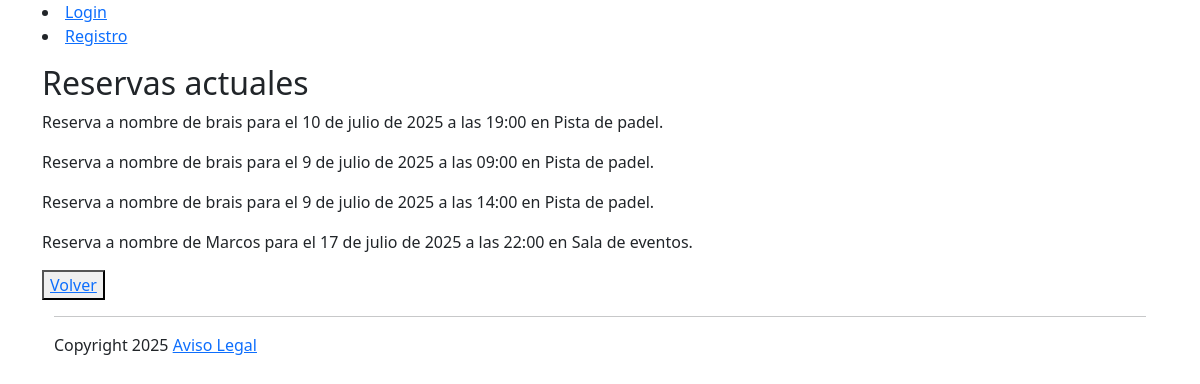
The page /reserva/all/ on the database as committed earlier.
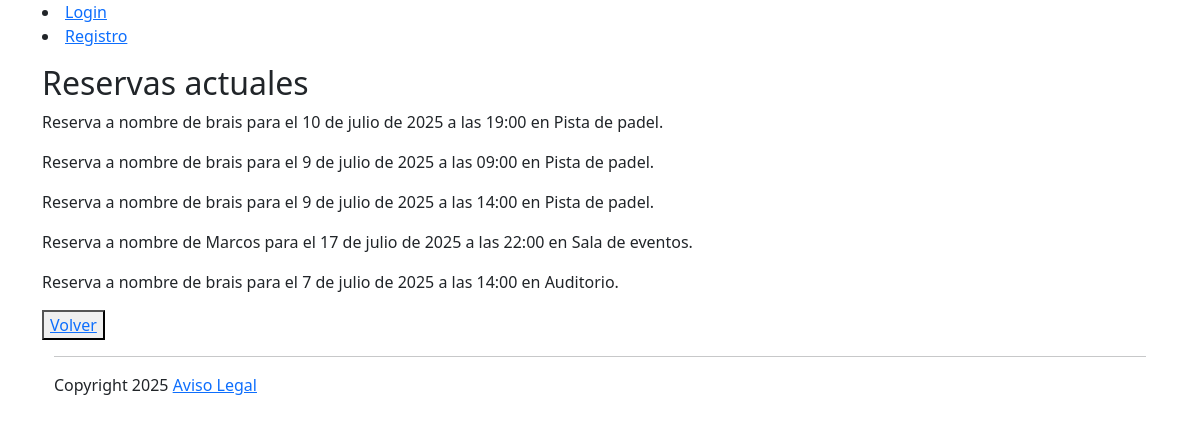
The same page on the database as committed later.
### reserva/models.py (models this page shows, shortened)
class Reserva(models.Model):
    user = models.ForeignKey(User, on_delete=models.CASCADE, verbose_name="Usuario", null=True, blank=True)
    fecha_hora = models.DateTimeField(default=timezone.now)
    recurso = models.ForeignKey(Recurso, on_delete=models.CASCADE, null=True, blank=True)

### recurso/models.py (models this page shows)
class Recurso(models.Model):
    nombre = models.CharField(max_length=200)
    ubicacion = models.CharField(max_length=200)
    description = models.CharField(max_length=500)
    capacidad = models.PositiveIntegerField()
    def __str__(self):
        return self.nombre

### gestor_reservas/views.py (the view)
# urls.py: path('all/', mostrar_reservas, name='mostrar_reservas'),
def mostrar_reservas(request):
    reservas = Reserva.objects.all()
    return render(request, "reservas/mostrar_reservas.html", {"reservas": reservas})

### gestor_reservas/templates/reservas/mostrar_reservas.html
{% extends "layout.html" %}
{% block "page_content" %}
<h2>Reservas actuales</h2>
{% if reservas %}
  {% for reserva in reservas %}
      <p>
        Reserva a nombre de {{ reserva.user }}
        para el {{ reserva.fecha_hora }} en {{ reserva.recurso }}.
      </p>
    {% endfor %}
{% else %}
      <p>No hay reservas hasta el momento, aprovecha la oportunidad!</p>
{% endif %}
  <button><a href="{% url 'calendario' %}">Volver</a></button>
{% endblock %}

### gestor_reservas/templates/layout.html (shortened to what this page needs)
<!DOCTYPE html>
<html lang="es">
<head>
  <link href="https://cdn.jsdelivr.net/npm/bootstrap@5.3.6/dist/css/bootstrap.min.css" rel="stylesheet">
  <link href='https://cdn.jsdelivr.net/npm/@fullcalendar/bootstrap5@6.1.10/main.min.css' rel='stylesheet' />
</head>
<body>
  <div class="container">
    {% include "_includes/_header.html" %}
    {% block "page_content" %}
    {% endblock %}
    {% include "_includes/_footer.html" %}
  </div>
</body>
</html>

### gestor_reservas/templates/_includes/_header.html (shortened to what this page needs)
<header>
    <nav>
        {% if not request.user.is_authenticated%}
            <li><a href="{% url "login" %}">Login</a></li>
            <li><a href="{% url "register" %}">Registro</a></li>
        {% endif %}
    </nav>
</header>

### gestor_reservas/templates/_includes/_footer.html
<footer>
    <div class="container">
        <hr>
        <p>Copyright 2025 <a href="{% url 'legal' %}">Aviso Legal</a></p>
    </div>
</footer>

Rows that differ between the two databases and show on the page:
added Reserva: user "brais", fecha_hora "7 de julio de 2025 a las 14:00", recurso "Auditorio"
